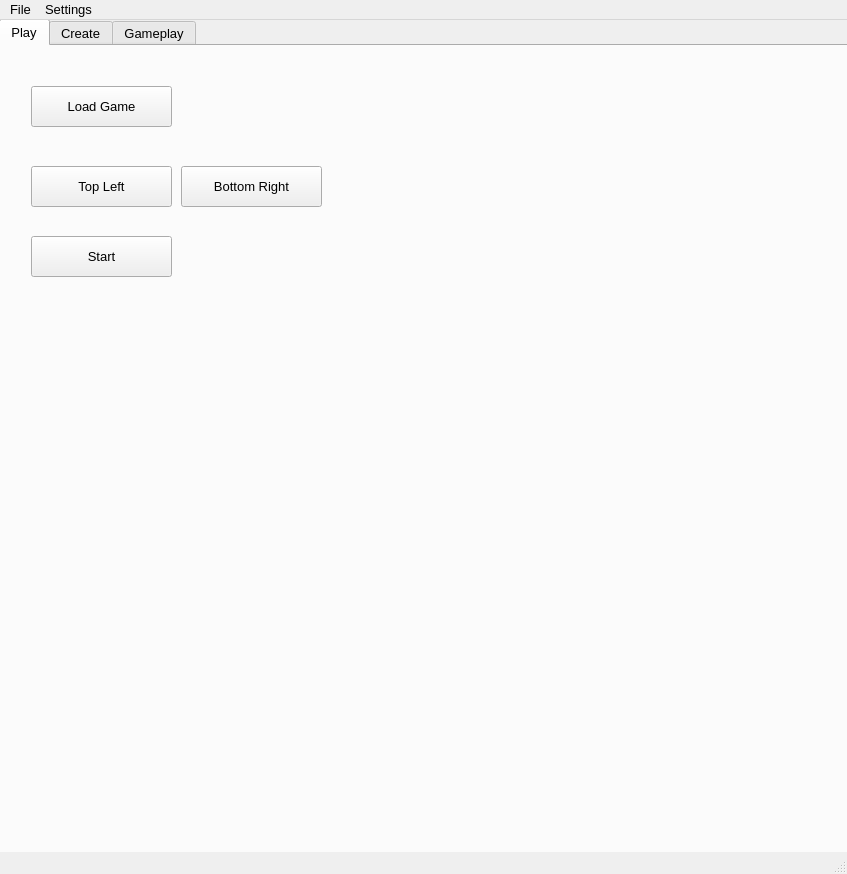
<?xml version="1.0" encoding="UTF-8"?>
<ui version="4.0">
 <class>MainWindow</class>
 <widget class="QMainWindow" name="MainWindow">
  <property name="geometry">
   <rect>
    <x>0</x>
    <y>0</y>
    <width>847</width>
    <height>874</height>
   </rect>
  </property>
  <property name="font">
   <font>
    <pointsize>10</pointsize>
    <weight>50</weight>
    <bold>false</bold>
   </font>
  </property>
  <property name="windowTitle">
   <string>MainWindow</string>
  </property>
  <property name="styleSheet">
   <string notr="true"/>
  </property>
  <widget class="QWidget" name="centralwidget">
   <widget class="QTabWidget" name="tabWidget">
    <property name="geometry">
     <rect>
      <x>-1</x>
      <y>-1</y>
      <width>850</width>
      <height>841</height>
     </rect>
    </property>
    <property name="currentIndex">
     <number>0</number>
    </property>
    <property name="movable">
     <bool>false</bool>
    </property>
    <widget class="QWidget" name="play_tab">
     <attribute name="title">
      <string>Play</string>
     </attribute>
     <widget class="QPushButton" name="loadGameButton">
      <property name="geometry">
       <rect>
        <x>30</x>
        <y>40</y>
        <width>141</width>
        <height>41</height>
       </rect>
      </property>
      <property name="text">
       <string>Load Game</string>
      </property>
     </widget>
     <widget class="QPushButton" name="topLeftButton">
      <property name="geometry">
       <rect>
        <x>30</x>
        <y>120</y>
        <width>141</width>
        <height>41</height>
       </rect>
      </property>
      <property name="text">
       <string>Top Left</string>
      </property>
     </widget>
     <widget class="QPushButton" name="bottomRightButton">
      <property name="geometry">
       <rect>
        <x>180</x>
        <y>120</y>
        <width>141</width>
        <height>41</height>
       </rect>
      </property>
      <property name="text">
       <string>Bottom Right</string>
      </property>
     </widget>
     <widget class="QPushButton" name="start_stopButton">
      <property name="geometry">
       <rect>
        <x>30</x>
        <y>190</y>
        <width>141</width>
        <height>41</height>
       </rect>
      </property>
      <property name="text">
       <string>Start</string>
      </property>
     </widget>
    </widget>
    <widget class="QWidget" name="tab">
     <attribute name="title">
      <string>Create</string>
     </attribute>
    </widget>
    <widget class="QWidget" name="gameplay_tab">
     <property name="sizePolicy">
      <sizepolicy hsizetype="Preferred" vsizetype="Preferred">
       <horstretch>0</horstretch>
       <verstretch>0</verstretch>
      </sizepolicy>
     </property>
     <attribute name="title">
      <string>Gameplay</string>
     </attribute>
     <widget class="QPushButton" name="clickIfPictureButton">
      <property name="geometry">
       <rect>
        <x>440</x>
        <y>278</y>
        <width>141</width>
        <height>41</height>
       </rect>
      </property>
      <property name="text">
       <string>Click if Picture</string>
      </property>
     </widget>
     <widget class="QPushButton" name="addButton">
      <property name="geometry">
       <rect>
        <x>650</x>
        <y>528</y>
        <width>93</width>
        <height>28</height>
       </rect>
      </property>
      <property name="text">
       <string>Add</string>
      </property>
     </widget>
     <widget class="QPushButton" name="keyPressButton">
      <property name="geometry">
       <rect>
        <x>440</x>
        <y>158</y>
        <width>141</width>
        <height>41</height>
       </rect>
      </property>
      <property name="text">
       <string>Key Press</string>
      </property>
     </widget>
     <widget class="QPushButton" name="locateRessourceButton">
      <property name="geometry">
       <rect>
        <x>440</x>
        <y>418</y>
        <width>141</width>
        <height>41</height>
       </rect>
      </property>
      <property name="text">
       <string>locate Ressource</string>
      </property>
     </widget>
     <widget class="QScrollArea" name="scrollArea">
      <property name="geometry">
       <rect>
        <x>10</x>
        <y>20</y>
        <width>351</width>
        <height>711</height>
       </rect>
      </property>
      <property name="horizontalScrollBarPolicy">
       <enum>Qt::ScrollBarAsNeeded</enum>
      </property>
      <property name="sizeAdjustPolicy">
       <enum>QAbstractScrollArea::AdjustIgnored</enum>
      </property>
      <property name="widgetResizable">
       <bool>true</bool>
      </property>
      <property name="alignment">
       <set>Qt::AlignLeading|Qt::AlignLeft|Qt::AlignTop</set>
      </property>
      <widget class="QWidget" name="scrollAreaWidgetContents">
       <property name="geometry">
        <rect>
         <x>0</x>
         <y>0</y>
         <width>349</width>
         <height>709</height>
        </rect>
       </property>
       <property name="minimumSize">
        <size>
         <width>349</width>
         <height>709</height>
        </size>
       </property>
       <widget class="QLabel" name="textlist">
        <property name="geometry">
         <rect>
          <x>0</x>
          <y>0</y>
          <width>351</width>
          <height>710</height>
         </rect>
        </property>
        <property name="sizePolicy">
         <sizepolicy hsizetype="Expanding" vsizetype="Preferred">
          <horstretch>0</horstretch>
          <verstretch>0</verstretch>
         </sizepolicy>
        </property>
        <property name="mouseTracking">
         <bool>false</bool>
        </property>
        <property name="text">
         <string/>
        </property>
        <property name="scaledContents">
         <bool>false</bool>
        </property>
        <property name="alignment">
         <set>Qt::AlignLeading|Qt::AlignLeft|Qt::AlignTop</set>
        </property>
        <property name="wordWrap">
         <bool>true</bool>
        </property>
       </widget>
      </widget>
     </widget>
     <widget class="QLineEdit" name="yLabel">
      <property name="geometry">
       <rect>
        <x>700</x>
        <y>108</y>
        <width>71</width>
        <height>22</height>
       </rect>
      </property>
      <property name="inputMask">
       <string>9999</string>
      </property>
      <property name="placeholderText">
       <string>Y</string>
      </property>
     </widget>
     <widget class="QLineEdit" name="xLabel">
      <property name="geometry">
       <rect>
        <x>620</x>
        <y>108</y>
        <width>71</width>
        <height>22</height>
       </rect>
      </property>
      <property name="inputMask">
       <string>9999</string>
      </property>
      <property name="placeholderText">
       <string>X</string>
      </property>
     </widget>
     <widget class="QLineEdit" name="keyLabel">
      <property name="geometry">
       <rect>
        <x>620</x>
        <y>168</y>
        <width>101</width>
        <height>22</height>
       </rect>
      </property>
      <property name="inputMask">
       <string/>
      </property>
      <property name="text">
       <string/>
      </property>
      <property name="placeholderText">
       <string>Press Key</string>
      </property>
     </widget>
     <widget class="QPushButton" name="openDirButton">
      <property name="geometry">
       <rect>
        <x>600</x>
        <y>618</y>
        <width>191</width>
        <height>51</height>
       </rect>
      </property>
      <property name="font">
       <font>
        <pointsize>12</pointsize>
        <weight>75</weight>
        <bold>true</bold>
       </font>
      </property>
      <property name="text">
       <string>Open Folder</string>
      </property>
     </widget>
     <widget class="QListWidget" name="pictureWidget">
      <property name="geometry">
       <rect>
        <x>590</x>
        <y>218</y>
        <width>231</width>
        <height>301</height>
       </rect>
      </property>
     </widget>
     <widget class="QPushButton" name="simpleClickButton">
      <property name="geometry">
       <rect>
        <x>440</x>
        <y>98</y>
        <width>141</width>
        <height>41</height>
       </rect>
      </property>
      <property name="text">
       <string>Simple Click</string>
      </property>
     </widget>
     <widget class="QPushButton" name="saveButton">
      <property name="geometry">
       <rect>
        <x>380</x>
        <y>618</y>
        <width>191</width>
        <height>91</height>
       </rect>
      </property>
      <property name="font">
       <font>
        <pointsize>12</pointsize>
        <weight>75</weight>
        <bold>true</bold>
       </font>
      </property>
      <property name="text">
       <string>Save</string>
      </property>
     </widget>
     <widget class="QPushButton" name="clickOnPictureButton">
      <property name="geometry">
       <rect>
        <x>440</x>
        <y>348</y>
        <width>141</width>
        <height>41</height>
       </rect>
      </property>
      <property name="text">
       <string>click On Picture</string>
      </property>
     </widget>
     <widget class="QPushButton" name="openConfigButton">
      <property name="geometry">
       <rect>
        <x>600</x>
        <y>668</y>
        <width>191</width>
        <height>51</height>
       </rect>
      </property>
      <property name="font">
       <font>
        <pointsize>12</pointsize>
        <weight>75</weight>
        <bold>true</bold>
       </font>
      </property>
      <property name="text">
       <string>Open Config</string>
      </property>
     </widget>
     <widget class="QPushButton" name="deleteLastButton">
      <property name="geometry">
       <rect>
        <x>390</x>
        <y>528</y>
        <width>161</width>
        <height>61</height>
       </rect>
      </property>
      <property name="text">
       <string>Delete Last</string>
      </property>
     </widget>
    </widget>
   </widget>
  </widget>
  <widget class="QMenuBar" name="menubar">
   <property name="geometry">
    <rect>
     <x>0</x>
     <y>0</y>
     <width>847</width>
     <height>26</height>
    </rect>
   </property>
   <widget class="QMenu" name="menuFile">
    <property name="title">
     <string>File</string>
    </property>
    <addaction name="actionOpen"/>
   </widget>
   <widget class="QMenu" name="menuSettings">
    <property name="tearOffEnabled">
     <bool>false</bool>
    </property>
    <property name="title">
     <string>Settings</string>
    </property>
    <property name="separatorsCollapsible">
     <bool>false</bool>
    </property>
    <property name="toolTipsVisible">
     <bool>false</bool>
    </property>
   </widget>
   <addaction name="menuFile"/>
   <addaction name="menuSettings"/>
  </widget>
  <widget class="QStatusBar" name="statusbar"/>
  <action name="actionOpen">
   <property name="text">
    <string>Open</string>
   </property>
  </action>
 </widget>
 <resources/>
 <connections>
  <connection>
   <sender>actionOpen</sender>
   <signal>triggered()</signal>
   <receiver>MainWindow</receiver>
   <slot>openDir()</slot>
   <hints>
    <hint type="sourcelabel">
     <x>-1</x>
     <y>-1</y>
    </hint>
    <hint type="destinationlabel">
     <x>565</x>
     <y>515</y>
    </hint>
   </hints>
  </connection>
  <connection>
   <sender>addButton</sender>
   <signal>clicked()</signal>
   <receiver>MainWindow</receiver>
   <slot>add()</slot>
   <hints>
    <hint type="sourcelabel">
     <x>697</x>
     <y>596</y>
    </hint>
    <hint type="destinationlabel">
     <x>423</x>
     <y>436</y>
    </hint>
   </hints>
  </connection>
  <connection>
   <sender>clickIfPictureButton</sender>
   <signal>clicked()</signal>
   <receiver>MainWindow</receiver>
   <slot>clickIfPicture()</slot>
   <hints>
    <hint type="sourcelabel">
     <x>511</x>
     <y>353</y>
    </hint>
    <hint type="destinationlabel">
     <x>423</x>
     <y>436</y>
    </hint>
   </hints>
  </connection>
  <connection>
   <sender>clickOnPictureButton</sender>
   <signal>clicked()</signal>
   <receiver>MainWindow</receiver>
   <slot>clickOnPicture()</slot>
   <hints>
    <hint type="sourcelabel">
     <x>511</x>
     <y>423</y>
    </hint>
    <hint type="destinationlabel">
     <x>423</x>
     <y>436</y>
    </hint>
   </hints>
  </connection>
  <connection>
   <sender>deleteLastButton</sender>
   <signal>clicked()</signal>
   <receiver>MainWindow</receiver>
   <slot>deleteLast()</slot>
   <hints>
    <hint type="sourcelabel">
     <x>471</x>
     <y>613</y>
    </hint>
    <hint type="destinationlabel">
     <x>423</x>
     <y>436</y>
    </hint>
   </hints>
  </connection>
  <connection>
   <sender>keyPressButton</sender>
   <signal>clicked()</signal>
   <receiver>MainWindow</receiver>
   <slot>keyPress()</slot>
   <hints>
    <hint type="sourcelabel">
     <x>511</x>
     <y>233</y>
    </hint>
    <hint type="destinationlabel">
     <x>423</x>
     <y>436</y>
    </hint>
   </hints>
  </connection>
  <connection>
   <sender>locateRessourceButton</sender>
   <signal>clicked()</signal>
   <receiver>MainWindow</receiver>
   <slot>locateRessource()</slot>
   <hints>
    <hint type="sourcelabel">
     <x>511</x>
     <y>493</y>
    </hint>
    <hint type="destinationlabel">
     <x>423</x>
     <y>436</y>
    </hint>
   </hints>
  </connection>
  <connection>
   <sender>openConfigButton</sender>
   <signal>clicked()</signal>
   <receiver>MainWindow</receiver>
   <slot>openConfig()</slot>
   <hints>
    <hint type="sourcelabel">
     <x>696</x>
     <y>748</y>
    </hint>
    <hint type="destinationlabel">
     <x>423</x>
     <y>436</y>
    </hint>
   </hints>
  </connection>
  <connection>
   <sender>openDirButton</sender>
   <signal>clicked()</signal>
   <receiver>MainWindow</receiver>
   <slot>openDir()</slot>
   <hints>
    <hint type="sourcelabel">
     <x>696</x>
     <y>698</y>
    </hint>
    <hint type="destinationlabel">
     <x>423</x>
     <y>436</y>
    </hint>
   </hints>
  </connection>
  <connection>
   <sender>saveButton</sender>
   <signal>clicked()</signal>
   <receiver>MainWindow</receiver>
   <slot>save()</slot>
   <hints>
    <hint type="sourcelabel">
     <x>476</x>
     <y>718</y>
    </hint>
    <hint type="destinationlabel">
     <x>423</x>
     <y>436</y>
    </hint>
   </hints>
  </connection>
  <connection>
   <sender>simpleClickButton</sender>
   <signal>clicked()</signal>
   <receiver>MainWindow</receiver>
   <slot>simpleClick()</slot>
   <hints>
    <hint type="sourcelabel">
     <x>511</x>
     <y>173</y>
    </hint>
    <hint type="destinationlabel">
     <x>423</x>
     <y>436</y>
    </hint>
   </hints>
  </connection>
  <connection>
   <sender>loadGameButton</sender>
   <signal>clicked()</signal>
   <receiver>MainWindow</receiver>
   <slot>loadGame()</slot>
   <hints>
    <hint type="sourcelabel">
     <x>101</x>
     <y>115</y>
    </hint>
    <hint type="destinationlabel">
     <x>423</x>
     <y>436</y>
    </hint>
   </hints>
  </connection>
  <connection>
   <sender>topLeftButton</sender>
   <signal>clicked()</signal>
   <receiver>MainWindow</receiver>
   <slot>selectTopLeft()</slot>
   <hints>
    <hint type="sourcelabel">
     <x>82</x>
     <y>202</y>
    </hint>
    <hint type="destinationlabel">
     <x>423</x>
     <y>436</y>
    </hint>
   </hints>
  </connection>
  <connection>
   <sender>start_stopButton</sender>
   <signal>clicked()</signal>
   <receiver>MainWindow</receiver>
   <slot>start_stop()</slot>
   <hints>
    <hint type="sourcelabel">
     <x>101</x>
     <y>265</y>
    </hint>
    <hint type="destinationlabel">
     <x>423</x>
     <y>436</y>
    </hint>
   </hints>
  </connection>
  <connection>
   <sender>bottomRightButton</sender>
   <signal>clicked()</signal>
   <receiver>MainWindow</receiver>
   <slot>selectBottomRight()</slot>
   <hints>
    <hint type="sourcelabel">
     <x>251</x>
     <y>195</y>
    </hint>
    <hint type="destinationlabel">
     <x>423</x>
     <y>436</y>
    </hint>
   </hints>
  </connection>
 </connections>
 <slots>
  <slot>openDir()</slot>
  <slot>save()</slot>
  <slot>simpleClick()</slot>
  <slot>clickOnPicture()</slot>
  <slot>keyPress()</slot>
  <slot>clickIfPicture()</slot>
  <slot>locateRessource()</slot>
  <slot>add()</slot>
  <slot>deleteLast()</slot>
  <slot>openConfig()</slot>
  <slot>loadGame()</slot>
  <slot>selectBottomRight()</slot>
  <slot>selectTopLeft()</slot>
  <slot>start_stop()</slot>
 </slots>
</ui>
